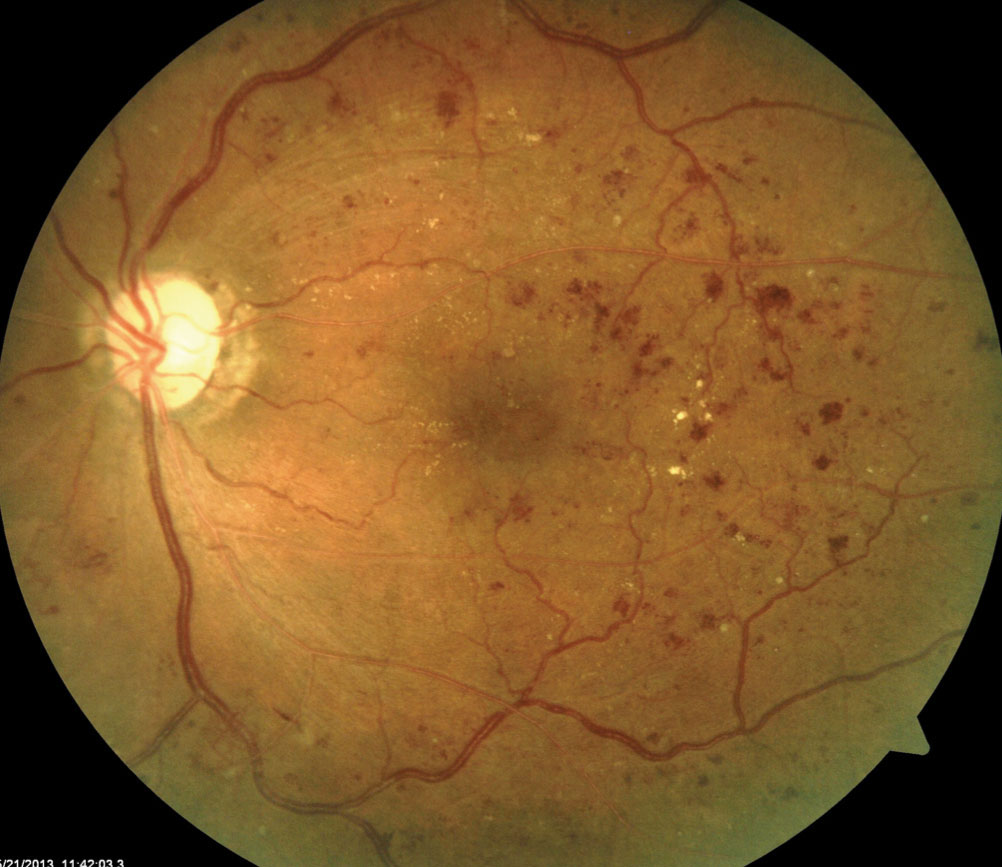
%> input picture datasets/2.jpg, 1002 x 867 px
$ octave --eval "result = comparePreprocessingRecipes;"   (GNU Octave 9; MATLAB toolbox functions it lacks are replaced by stand-ins)
%> lines starting %> are read from the running program, lines starting %| are printed output that depends on the picture; in (x1, y1, x2, y2) boxes, pixels count from 0 and x2, y2 are one past the last pixel; in counts of white or black regions, pixels touching at a corner belong together; the program's own positions count from 1
### central-system/backend/ml-pipeline/preprocessing/preprocessForBranchA.m
function [outImg, steps] = preprocessForBranchA(img, qualityScores, opts)
% PREPROCESSFORBRANCHA  THE preprocessing chain. Use this, not the steps.
%
%   outImg         = preprocessForBranchA(img)
%   outImg         = preprocessForBranchA(img, qualityScores)
%   [outImg, steps] = preprocessForBranchA(img, qualityScores, opts)
%
%   Inputs:
%     img           - HxWx3 uint8 RAW fundus image, straight from imread.
%     qualityScores - struct of PHC quality-gate sub-scores, or [] when none
%                     are available (training images, or a case that synced
%                     before scores were transmitted).
%     opts - optional struct:
%              .recipe         'model1' (default) | 'legacy'
%              .targetSize     384 under 'model1', 512 under 'legacy'
%              .denoiseMethod  'anisotropic' | 'nlm' | 'none'  ('legacy' only)
%
%   Outputs:
%     outImg - targetSize x targetSize x 3 uint8, ready for the network.
%     steps  - struct recording what ran, including which adaptations fired.
%
%   ══ WHY THIS FUNCTION EXISTS ═══════════════════════════════════════════════
%   TRAIN/SERVE SKEW is the highest-risk failure mode in this pipeline, and it
%   is completely silent: if training preprocesses images differently from
%   inference, nothing errors, no test fails, and the model is simply worse than
%   it should be for reasons no one can see. It looks like a bad model.
%
%   The chain has already changed once — denoising was inserted (Task 2.1b) and
%   CLAHE/illumination were folded into adaptive enhancement (Task 2.8). Any
%   caller that had hand-written the old three-step sequence is now silently
%   wrong.
%
%   So there is exactly ONE definition of the chain, here, and both sides call
%   it. gradingOrchestrator.js calls it at inference; the training script must
%   call it too (docs/model-handoff-guide.md §2). Do not reimplement these steps
%   anywhere, and do not call the individual functions directly for anything
%   that feeds Branch A.
%
%   ══ 2026-09-09: THE CHAIN CHANGED, AND THIS IS WHY ═════════════════════════
%   Branch A arrived as a trained PyTorch model (Model1, EfficientNet-B0), and
%   it was trained on a PYTHON chain — ben_graham.py then clahe_enhance.py —
%   not on this one. The skew the section above warns about had actually
%   happened.
%
%   Measured on datasets/2.jpg (comparePreprocessingRecipes.m):
%       output size      512x512 here vs 384x384 there — the network's input
%       mean difference  20.6 grey levels (8.1% of range)
%       worst 5% of px   57 grey levels
%       SSIM             0.824
%   Global brightness and contrast matched almost exactly while local structure
%   did not — and local structure is where microaneurysms live.
%
%   So the DEFAULT recipe is now 'model1': preprocessModel1.m, a port of the
%   training code. The rule this file has always stated is unchanged; what
%   changed is WHICH chain both sides agree on. Whoever trains next updates
%   preprocessModel1.m and this default in the same commit.
%
%   ── WHAT 'model1' GIVES UP, STATED PLAINLY ─────────────────────────────────
%   Denoising (2.1b) and adaptive enhancement (2.8) no longer touch the Branch A
%   input, and the camera calibration profile is computed but not applied to its
%   pixels. Those are PS requirement 1 items, so this is a real reduction in
%   what the graded image goes through.
%
%   It is still correct. The model never saw those steps, so applying them makes
%   it perform WORSE, not better — a nicer-looking image is not a better input
%   to a network trained without it. All three remain live under recipe
%   'legacy' for the Phase 4 segmentation path, where the models are ours and we
%   control both sides. Camera classification still runs either way, because the
%   reported-vs-detected mismatch check (Task 6.3) is metadata, not a pixel
%   transform.
%
%   ── 'legacy' ORDER, AND WHY EACH STEP IS WHERE IT IS ───────────────────────
%     1. benGrahamCrop      crop to the retinal disc, resize, boost local
%                           contrast. First, because everything downstream
%                           assumes a consistent frame and scale.
%     2. denoiseRetinal     edge-preserving, BEFORE contrast amplification —
%                           CLAHE amplifies whatever noise it is handed.
%     3. adaptiveEnhance    glare attenuation, conditional sharpening, CLAHE
%                           with a score-scaled clip limit, then illumination
%                           normalisation. Subsumes the old claheEnhance +
%                           illuminationNormalize pair.
%
%   ── TRAINING WITHOUT QUALITY SCORES IS FINE AND DETERMINISTIC ──────────────
%   Training images have no PHC quality gate behind them, so qualityScores is
%   empty and adaptiveEnhance falls through to its default path: CLAHE at clip
%   0.01, no sharpening, no glare attenuation. That is deterministic and
%   reproducible, and it is the same code path a good-quality clinical image
%   takes — which is exactly the property that keeps training and inference
%   aligned for the images that matter most.

if nargin < 2, qualityScores = []; end
if nargin < 3, opts = struct(); end

targetSize    = getdef(opts, 'targetSize', 512);
denoiseMethod = getdef(opts, 'denoiseMethod', 'anisotropic');

if size(img, 3) ~= 3
    error('preprocessForBranchA:badInput', 'Expected an HxWx3 RGB image.');
end

% ── 0. Camera-family calibration (Task 6.3) ────────────────────────────────
% Runs on the RAW image, before benGrahamCrop. That order is forced: the two
% strongest family features are aspect ratio and vignette-edge sharpness, and
% benGrahamCrop removes both — it crops away the vignette and squares the frame.
% Classifying after it would leave the classifier looking at the one thing every
% camera has in common.
cameraFamily = getdef(opts, 'cameraFamily', '');
reportedDevice = getdef(opts, 'reportedDeviceId', '');
camDetail = [];

if getdef(opts, 'enableCameraCalibration', true)
    if isempty(cameraFamily)
        [cameraFamily, camDetail] = classifyCameraFamily(img, reportedDevice);
    else
        % Caller forced a family — used by the ablation in Task 9.3 and by the
        % DoD check that two profiles produce different pixels.
        [~, camDetail] = classifyCameraFamily(img, reportedDevice);
        camDetail.profile = profileFor(cameraFamily);
        camDetail.forcedFamily = true;
    end
    calibrated = applyCalibrationProfile(img, camDetail.profile);
    baseClip   = getdef(camDetail.profile, 'claheClipLimit', 0.01);
else
    calibrated = img;
    baseClip   = 0.01;
    cameraFamily = 'disabled';
end

% ── 1. The chain itself ────────────────────────────────────────────────────
% DEFAULT IS 'model1': the exact recipe Branch A was trained on. See the
% train/serve note in the header. 'legacy' keeps the richer chain for the
% Phase 4 segmentation path, where we own both sides.
recipe = getdef(opts, 'recipe', 'model1');

switch recipe
    case 'model1'
        % Note what is NOT passed: `calibrated`. The camera profile was applied
        % above for its metadata and mismatch check, but the PIXELS handed to
        % Branch A are the raw image put through the training recipe, because
        % that is what the model saw. Feeding it the calibrated image would
        % reintroduce exactly the divergence this change removes.
        [outImg, m1] = preprocessModel1(img, opts);
        applied = m1;
        targetSize = m1.targetSize;
        denoiseMethod = 'none (not in the training recipe)';

    case 'legacy'
        cropped  = benGrahamCrop(calibrated, targetSize);
        denoised = denoiseRetinal(cropped, denoiseMethod);
        [outImg, applied] = adaptiveEnhance(denoised, qualityScores, ...
                                            struct('baseClipLimit', baseClip));

    otherwise
        error('preprocessForBranchA:badRecipe', ...
              'recipe must be ''model1'' or ''legacy'', got ''%s''.', recipe);
end

steps = struct( ...
    'recipe',        recipe, ...
    'targetSize',    targetSize, ...
    'denoiseMethod', denoiseMethod, ...
    'hadQualityScores', ~isempty(qualityScores) && isstruct(qualityScores) ...
                        && ~isempty(fieldnames(qualityScores)), ...
    'cameraFamily',  cameraFamily, ...
    'cameraDetail',  camDetail, ...
    'baseClipLimit', baseClip, ...
    'adaptive',      applied);
end

% [13 lines left out: function profileFor, not called in this run]

function v = getdef(s, name, dflt)
if isstruct(s) && isfield(s, name) && ~isempty(s.(name)), v = s.(name); else, v = dflt; end
end

### central-system/backend/ml-pipeline/comparePreprocessingRecipes.m
function report = comparePreprocessingRecipes(imagePath, opts)
% COMPAREPREPROCESSINGRECIPES  How far apart are the two preprocessing chains?
%
%   report = comparePreprocessingRecipes()             % uses datasets/2.jpg
%   report = comparePreprocessingRecipes(imagePath, opts)
%
%   opts:
%     .outputDir  where the side-by-side PNGs go
%     .quiet      suppress the printed report
%
%   ── WHY THIS EXISTS ────────────────────────────────────────────────────────
%   Branch A (Model1, 2026-09-09) was trained on a PYTHON preprocessing chain:
%   ben_graham.py then clahe_enhance.py. This repo's serving path uses a MATLAB
%   chain: preprocessForBranchA.m. They are not the same chain.
%
%   A model only ever sees what preprocessing hands it. Train it on one chain
%   and serve it another and nothing errors — no exception, no warning, no
%   failed test. The model simply performs worse than its reported numbers, on
%   every case, for a reason invisible from the outside. That is train/serve
%   skew, and it is the failure this project has flagged as its highest silent
%   risk since the model-handoff guide was written.
%
%   This turns "the two chains are different" into a number.
%
%   ── WHY THEIR CHAIN IS RE-IMPLEMENTED HERE INSTEAD OF CALLED ───────────────
%   Running their actual Python needs OpenCV, which is not installed (they use
%   a conda env that does not exist on this machine). Porting their recipe into
%   MATLAB is not merely a workaround, though — it is the better controlled
%   experiment: with both chains in one runtime, any difference measured is a
%   difference of RECIPE, not of OpenCV-versus-MATLAB implementations of the
%   same idea.
%
%   The cost is that this port is faithful to their SOURCE, not bit-identical
%   to their BINARY. cv2.createCLAHE and adapthisteq do not use the same clip
%   normalisation, and INTER_AREA and imresize differ slightly. So the numbers
%   below are a solid lower bound on the divergence, and the honest confirmation
%   is to `pip install opencv-python` and diff against their real output.

if nargin < 1 || isempty(imagePath)
    thisDir = fileparts(mfilename('fullpath'));
    imagePath = fullfile(thisDir, '..', '..', '..', 'datasets', '2.jpg');
end
if nargin < 2, opts = struct(); end
outputDir = getdef(opts, 'outputDir', tempdir);

thisDir = fileparts(mfilename('fullpath'));
addpath(fullfile(thisDir, 'preprocessing'));
addpath(fullfile(thisDir, 'cameraCalibration'));
addpath(fullfile(thisDir, 'segmentation'));

raw = imread(imagePath);
%> raw is the input picture: size 867x1002x3 uint8; mean R, G, B 127, 89, 41.4

% ── The two chains ─────────────────────────────────────────────────────────
theirs = tanujChain(raw, 384);
[mine, ~] = preprocessForBranchA(raw, [], struct());
% [71 lines not run here, left out]
function out = tanujChain(image, targetSize)
%> called with targetSize = 384
% Faithful MATLAB port of ben_graham.py -> clahe_enhance.py.
%
% Their code reads BGR because that is what cv2.imread returns. Channel index 1
% is green in BOTH BGR and RGB, so the green-channel step ports directly; the
% LAB conversion is colour-order sensitive and is done in RGB here, matching
% what their code does to its own BGR input.

% -- ben_graham_preprocess -------------------------------------------------
% Step 1: threshold the green channel at >7, close with a 15x15 ellipse, crop
% to the largest connected region's bounding box.
green = image(:, :, 2);
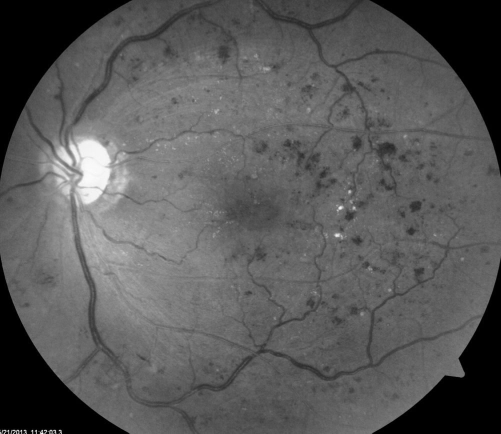
%> green: size 867x1002 uint8 (shown at 1/2 size); min 0, max 254, mean 89
mask = green > 7;
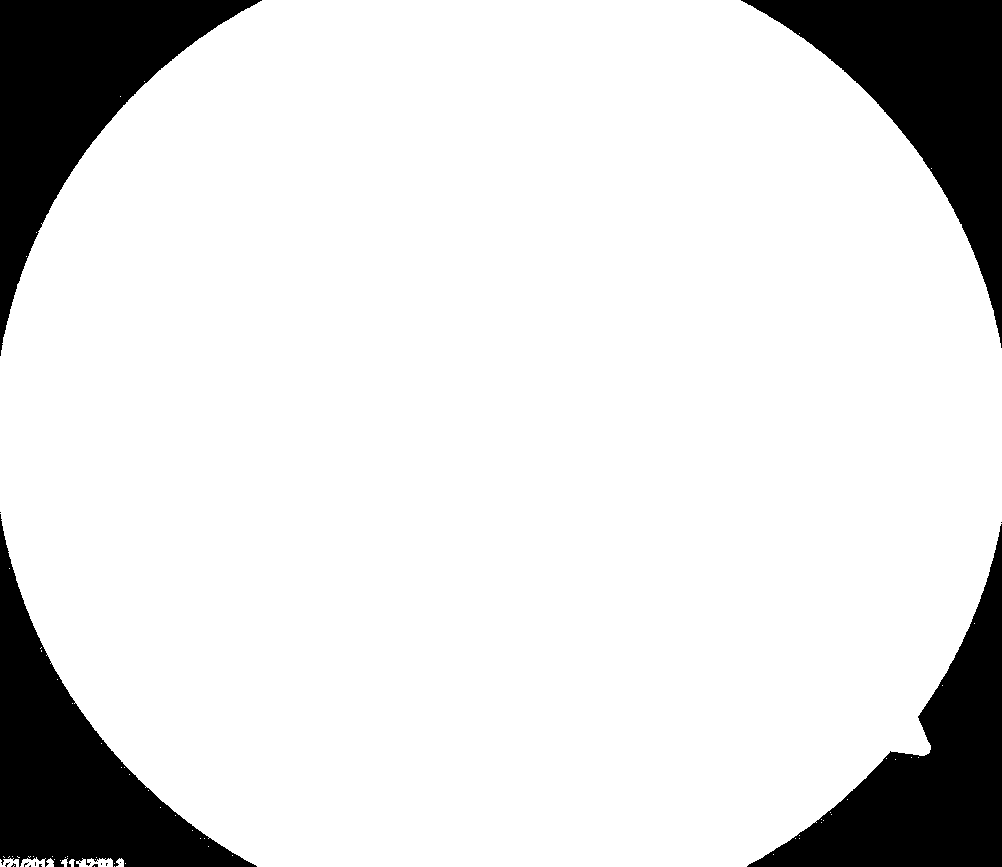
%> mask: size 867x1002 logical; 86% white; 16 black regions (12 under 20 px), largest, box (x1, y1, x2, y2) and area: (0, 0, 262, 356) 31199, (741, 0, 1002, 348) 30800, (0, 514, 257, 867) 29804, (747, 524, 1002, 867) 29361
mask = imclose(mask, strel('disk', 7));        % ~15x15 ellipse
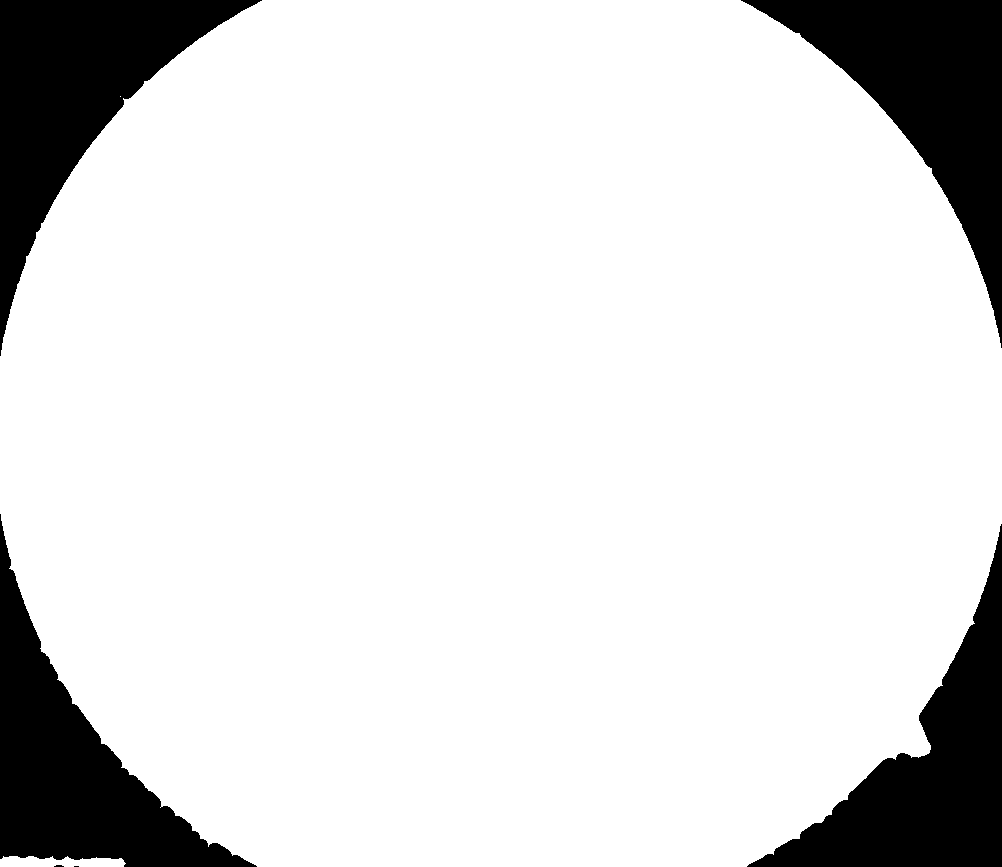
%> mask: size 867x1002 logical; 86.2% white; 6 black regions (2 under 20 px), largest, box (x1, y1, x2, y2) and area: (0, 0, 262, 356) 31140, (741, 0, 1002, 348) 30770, (0, 514, 257, 867) 29162, (747, 524, 1002, 867) 29116

cc = bwconncomp(mask);
%> cc = 3 connected components
if cc.NumObjects > 0
    numPix = cellfun(@numel, cc.PixelIdxList);
%> numPix = [747431 1093 1]
    [~, k] = max(numPix);
%> k = 1
    biggest = false(size(mask));
    biggest(cc.PixelIdxList{k}) = true;
%> biggest: size 867x1002 logical; 86% white; 4 black regions
    stats = regionprops(biggest, 'BoundingBox');
%> stats = 1 region; box (x1, y1, x2, y2): (0, 0, 1002, 867)
    bb = stats(1).BoundingBox;
%> bb = [0.5 0.5 1002 867]
    x = max(1, floor(bb(1))); y = max(1, floor(bb(2)));
%> after `x = max(1, floor(bb(1)))`: x = 1
%> after `y = max(1, floor(bb(2)))`: y = 1
    w = min(round(bb(3)), size(image, 2) - x + 1);
%> w = 1002
    h = min(round(bb(4)), size(image, 1) - y + 1);
%> h = 867
    cropped = image(y:y+h-1, x:x+w-1, :);
else
    cropped = image;
end
if isempty(cropped), cropped = image; end

% Step 2: resize to targetSize square. INTER_AREA ~ 'box' with antialiasing.
resized = imresize(cropped, [targetSize targetSize], 'box');

% Step 3: sigma = targetSize/30; out = clip(4*img - 4*blur + 128)
sigma = targetSize / 30;
blurred = imgaussfilt(double(resized), sigma, 'FilterSize', 2*floor(sigma)+1);
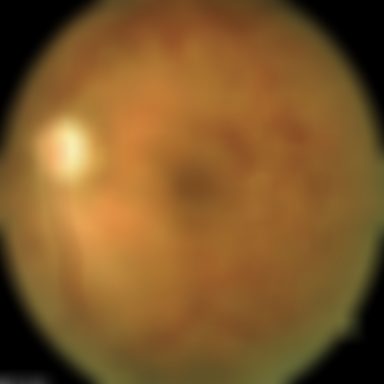
%> blurred: size 384x384x3 double; mean R, G, B 126.9, 89, 41.4
enhanced = 4 * double(resized) - 4 * blurred + 128;
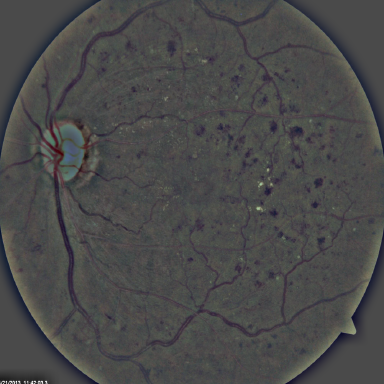
%> enhanced: size 384x384x3 double; mean R, G, B 128.7, 128.5, 128.1; drawn with min black and max white
enhanced = uint8(min(255, max(0, enhanced)));
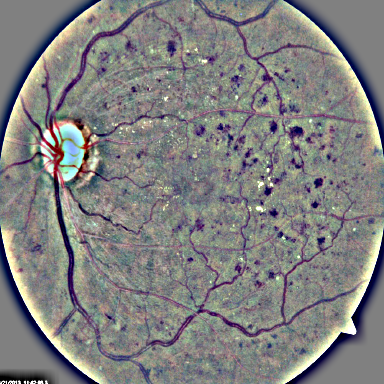
%> enhanced: size 384x384x3 uint8; mean R, G, B 128.8, 128.3, 127.9

% -- clahe_enhance ---------------------------------------------------------
% CLAHE on the L channel of LAB only. NOTE: cv2's clipLimit=2.0 and
% adapthisteq's ClipLimit are on different scales; 0.01 is the closest
% commonly-used equivalent. This is the least exact part of the port.
lab = rgb2lab(enhanced);
%> lab: size 384x384x3 double; mean of channels 1, 2, 3 53.5, 0.8, 0.1
L = lab(:, :, 1) / 100;
L = adapthisteq(L, 'ClipLimit', 0.01, 'NumTiles', [8 8]);
lab(:, :, 1) = L * 100;
%> lab: size 384x384x3 double; mean of channels 1, 2, 3 53.3, 0.8, 0.1
out = lab2rgb(lab, 'OutputType', 'uint8');
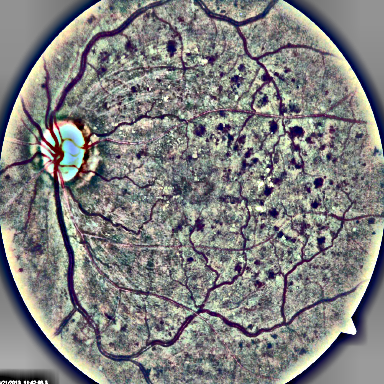
%> out: size 384x384x3 uint8; mean R, G, B 129, 128.9, 128
end

% ═══════════════════════════════════════════════════════════════════════════
% [51 lines left out: functions printReport, prctileLocal, not called in this run]

function v = getdef(s, name, dflt)
if isstruct(s) && isfield(s, name) && ~isempty(s.(name)), v = s.(name); else, v = dflt; end
end
%> the run ends on the next line
